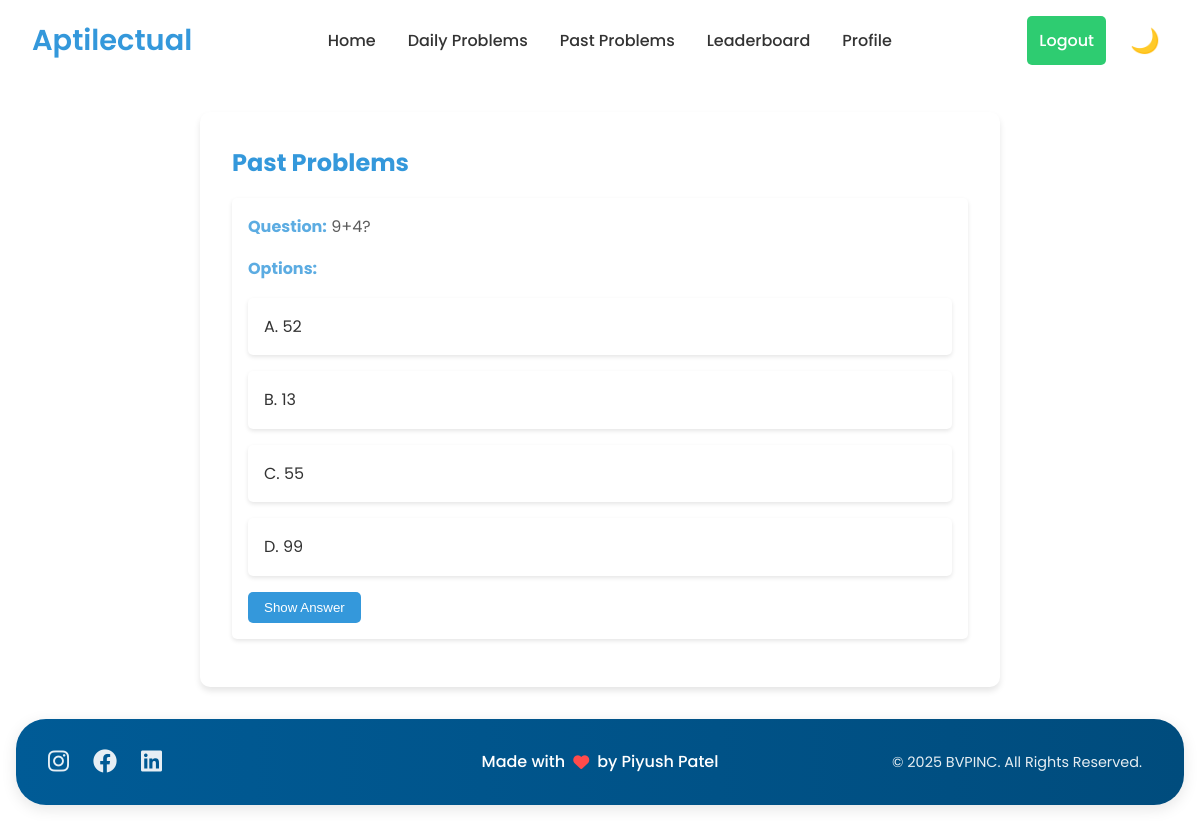
The page /past_problems/ (signed in) on the database as committed earlier.
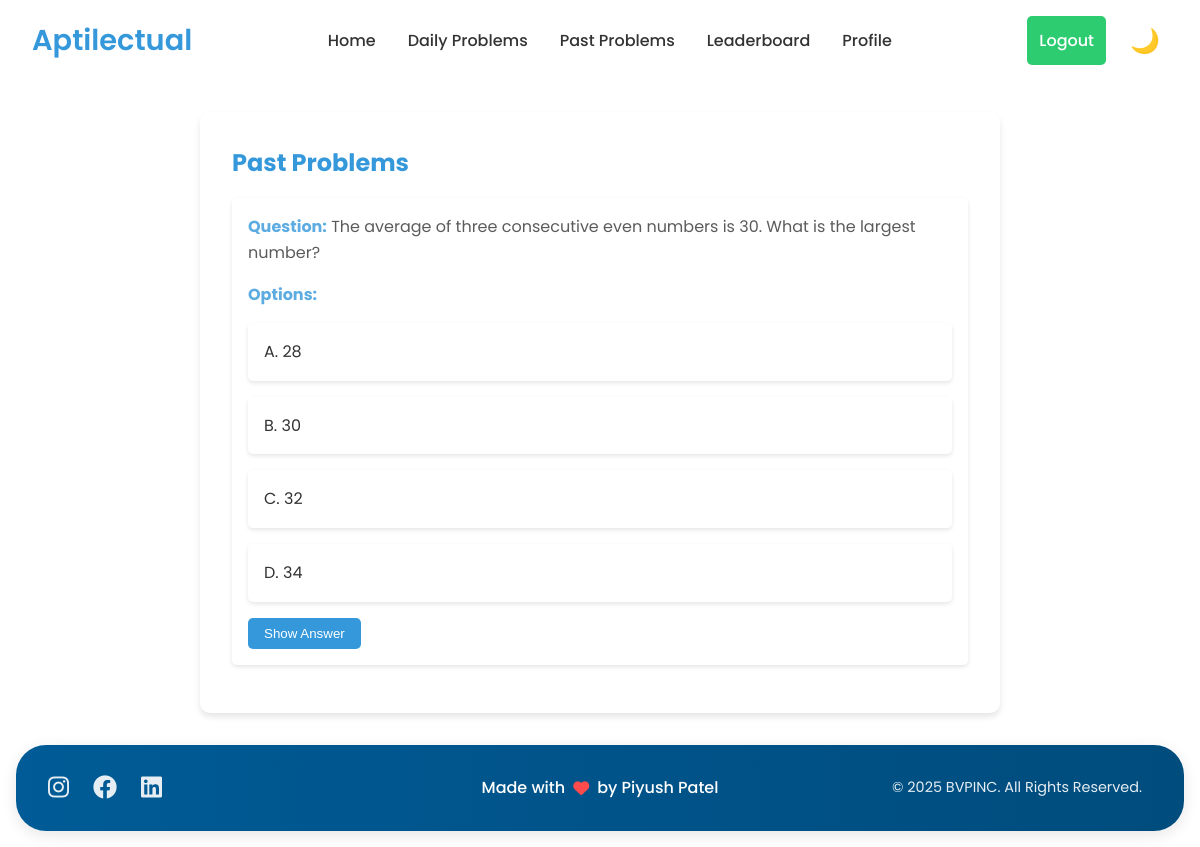
The same page on the database as committed later.
### aptitude/models.py (models this page shows, shortened)
class Problem(models.Model):
    id = models.AutoField(primary_key=True)  # Explicitly define the id field
    question = models.TextField(null=True, blank=True)
    option1 = models.CharField(max_length=255, null=True, blank=True)
    option2 = models.CharField(max_length=255, null=True, blank=True)
    option3 = models.CharField(max_length=255, null=True, blank=True)
    option4 = models.CharField(max_length=255, null=True, blank=True)
    correct_option = models.PositiveSmallIntegerField(
        validators=[MinValueValidator(1), MaxValueValidator(4)],
        null=True,
        blank=True
    )
    is_active = models.BooleanField(default=True, null=True, blank=True)
    done = models.BooleanField(default=False, null=True, blank=True)
    answerurl = models.URLField(null=True, blank=True)
    companyname = models.CharField(max_length=255, null=True, blank=True)
    test_id = models.IntegerField(null=True, blank=True)
    questionimage = models.URLField(null=True, blank=True)

### aptitude/views.py (the view)
# urls.py: path('past_problems/', views.past_problems, name='past_problems'),
@login_required
def past_problems(request):
    past_problems = Problem.objects.filter(done=True)
    return render(request, 'past_problems.html', {'past_problems': past_problems})

### aptitude/templates/past_problems.html (shortened to what this page needs)
<!DOCTYPE html>
<html lang="en">
<head>
    <link rel="stylesheet" href="https://cdnjs.cloudflare.com/ajax/libs/font-awesome/6.1.1/css/all.min.css">
</head>
<body>
    <header>
        <nav>
            <div class="logo">Aptilectual</div>
            <div class="nav-container">
                <ul class="nav-links">
                    <li><a href="{% url 'home' %}">Home</a></li>
                    <li><a href="{% url 'dailyprobblems' %}">Daily Problems</a></li>
                    <li><a href="{% url 'past_problems' %}">Past Problems</a></li>
                    <li><a href="{% url 'daily_leaderboard' %}">Leaderboard</a></li>
                    <li><a href="{% url 'profile' %}">Profile</a></li>
                </ul>
            </div>
            <div class="desktop-controls">
                <div class="auth-buttons">
                    {% if user.is_authenticated %}
                        <form method="POST" action="{% url 'logout' %}" style="display:inline;">
                            <button type="submit" class="btn btn-secondary">Logout</button>
                        </form>
                    {% else %}
                        <a href="{% url 'login' %}" id="loginBtn" class="btn btn-primary">Login</a>
                        <a href="{% url 'signup' %}" id="registerBtn" class="btn btn-secondary">Register</a>
                    {% endif %}
                </div>
                <button id="themeToggle" class="theme-toggle"></button>
            </div>
        </nav>
    </header>
    <main>
        <section class="past-problems-container">
            <h2>Past Problems</h2>
            {% if past_problems %}
                <ul>
                    {% for problem in past_problems %}
                        <li>
                            <p><strong>Question:</strong> {{ problem.question|safe }}</p>
                            <p><strong>Options:</strong></p>
                            <ul>
                                <li>A. {{ problem.option1 }}</li>
                                <li>B. {{ problem.option2 }}</li>
                                <li>C. {{ problem.option3 }}</li>
                                <li>D. {{ problem.option4 }}</li>
                            </ul>
                            <button onclick="showAnswer(this)">Show Answer</button>
                        </li>
                    {% endfor %}
                </ul>
            {% else %}
                <p>No past problems available.</p>
            {% endif %}
        </section>
    </main>
    <footer>
        <div class="footer-content">
            <div class="social-icons">
                <a href="#" target="_blank" aria-label="Instagram"><i class="fab fa-instagram"></i></a>
                <a href="#" target="_blank" aria-label="Facebook"><i class="fab fa-facebook"></i></a>
                <a href="#" target="_blank" aria-label="LinkedIn"><i class="fab fa-linkedin"></i></a>
            </div>
            <div class="footer-text">
                Made with <i class="fas fa-heart"></i> by Piyush Patel
            </div>
            <div class="copyright">
                &copy; <span id="currentYear"></span> BVPINC. All Rights Reserved.
            </div>
        </div>
    </footer>
</body>
</html>

### aptitude/templates/past_problems.html (style rules this page uses)
:root { --bg-color: #f4f7f9; --text-color: #333333; --primary-color: #3498db; --secondary-color: #2ecc71; --accent-color: #e74c3c; --card-bg: #ffffff; --border-color: #e0e0e0; --nav-bg: #ffffff; --mobile-menu-bg: #ffffff; }
body.light-theme { --bg-color: #ffffff; --text-color: #333333; --card-bg: #ffffff; --border-color: #e0e0e0; --nav-bg: #ffffff; --mobile-menu-bg: #ffffff; }
* { margin: 0; padding: 0; box-sizing: border-box; }
body { font-family: 'Poppins', sans-serif; background-color: var(--bg-color); color: var(--text-color); line-height: 1.6; transition: background-color 0.3s, color 0.3s; }
header { background-color: var(--nav-bg); padding: 1rem 2rem; position: fixed; width: 100%; top: 0; z-index: 1000; transition: background-color 0.3s; }
nav { max-width: 1400px; margin: 0 auto; display: flex; justify-content: space-between; align-items: center; }
.logo { font-size: 1.8rem; font-weight: 600; color: var(--primary-color); text-decoration: none; }
.nav-container { display: flex; align-items: center; justify-content: center; flex-grow: 1; margin: 0 2rem; }
.nav-links { display: flex; list-style-type: none; gap: 2rem; margin: 0; padding: 0; }
.nav-links li a { color: var(--text-color); text-decoration: none; font-weight: 500; font-size: 1rem; transition: color 0.3s; }
.desktop-controls { display: flex; align-items: center; gap: 1rem; }
.auth-buttons { display: flex; gap: 1rem; }
.btn { font-family: 'Poppins', sans-serif; font-weight: 500; padding: 0.75rem; border: none; border-radius: 5px; cursor: pointer; transition: transform 0.2s, background-color 0.3s; font-size: 1rem; width: 100%; text-align: center; }
.btn-secondary { background-color: var(--secondary-color); color: #ffffff; }
.theme-toggle { background: none; border: none; font-size: 1.5rem; cursor: pointer; transition: transform 0.3s; padding: 0.5rem; display: flex; align-items: center; justify-content: center; color: var(--text-color); }
main { padding-top: 5rem; }
.past-problems-container { background-color: var(--card-bg); padding: 2rem; border-radius: 10px; box-shadow: 0 4px 6px rgba(0, 0, 0, 0.1); margin: 2rem auto; max-width: 800px; text-align: left; }
.past-problems-container h2 { color: var(--primary-color); margin-bottom: 1rem; }
.past-problems-container p { color: var(--text-color); opacity: 0.8; margin-bottom: 1rem; }
.past-problems-container ul { list-style-type: none; padding: 0; }
.past-problems-container li { background-color: var(--card-bg); margin: 1rem 0; padding: 1rem; border-radius: 5px; box-shadow: 0 2px 4px rgba(0, 0, 0, 0.1); }
.past-problems-container li strong { color: var(--primary-color); }
.past-problems-container li button { background-color: var(--primary-color); color: #ffffff; border: none; padding: 0.5rem 1rem; border-radius: 5px; cursor: pointer; transition: background-color 0.3s; }
footer { background: linear-gradient(90deg, #005b96 0%, #004c7d 100%); color: #ffffff; padding: 1.5rem 2rem; margin-top: auto; border-radius: 30px; margin: 1rem; box-shadow: 0 4px 15px rgba(0, 0, 0, 0.1); display: flex; justify-content: space-between; align-items: center; position: relative; }
.footer-content { max-width: 1200px; margin: 0 auto; display: flex; justify-content: space-between; align-items: center; width: 100%; position: relative; }
.social-icons { display: flex; gap: 1.5rem; }
.social-icons a { color: #ffffff; font-size: 1.5rem; transition: all 0.3s ease; opacity: 0.9; }
.footer-text { position: absolute; left: 50%; transform: translateX(-50%); font-weight: 500; display: flex; align-items: center; gap: 0.5rem; white-space: nowrap; }
.footer-text i { color: #ff4b4b; }
.copyright { font-size: 0.9rem; opacity: 0.9; text-align: right; flex-shrink: 0; margin-right: 10px; }

Rows that differ between the two databases and show on the page:
changed Problem: question "9+4?" → "The average of three consecutive even numbers is 30. What is the largest number?"; option1 "52" → "28"; option2 "13" → "30"; option3 "55" → "32"; option4 "99" → "34"
